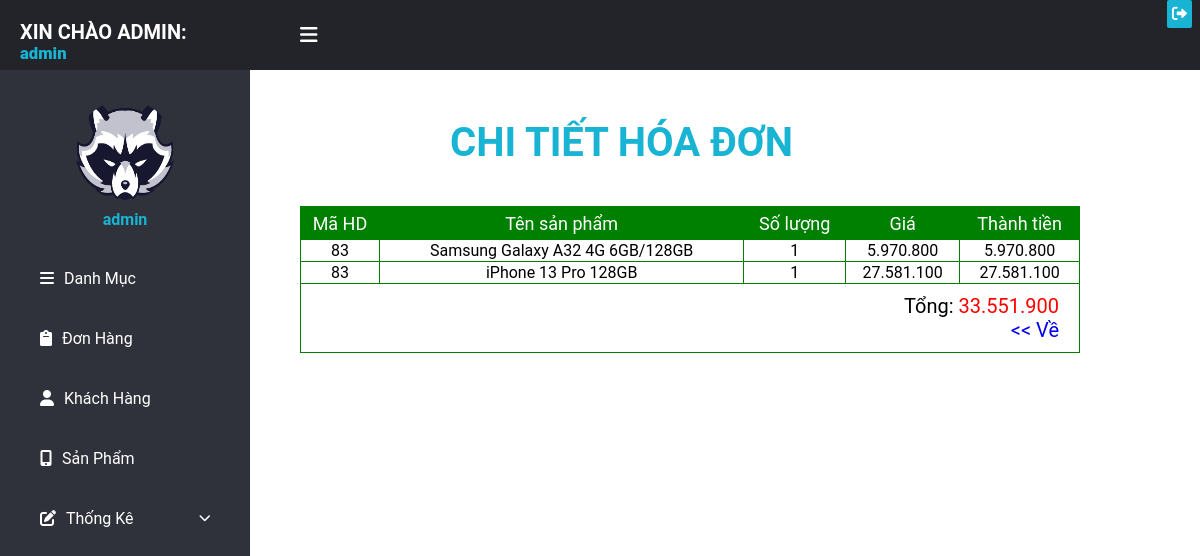
/admin/trang1.php?act=cthd&mahd=83 (signed in), run on the app's committed database.
### tables this page shows
CREATE TABLE `chitiethoadon` (
  `id_hdct` int(11) NOT NULL,
  `mahd` varchar(20) NOT NULL,
  `ten_sp` varchar(50) NOT NULL,
  `soluong` int(11) NOT NULL,
  `gia` int(11) NOT NULL,
  `ptthanhtoan` int(11) NOT NULL
);

### admin/Hoadon/chitiethoadon.php (the view)
<link rel="stylesheet" href="css/admincentent.css">
<?php
	include ('../db/ketnoi.php');
    $select = "select * from chitiethoadon where mahd={$_GET['mahd']}";
    $query = mysqli_query($con,$select);
    $dem = mysqli_num_rows($query);
?>
<div class="chitiethd">
<div class="quanlysp">
	<h3>CHI TIẾT HÓA ĐƠN</h3>
<table>
    <tr class='tieude_hienthi_sp'>
        <td>Mã HD</td>
        <td>Tên sản phẩm</td>
        <td>Số lượng</td>
        <td>Giá</td>
        <td>Thành tiền</td>
    </tr>
    <?php
			$tong=0;
    if($dem > 0){
        while ($bien = mysqli_fetch_array($query))
        {
		$thanhtien=$bien['gia']*$bien['soluong'];
		$tong+=$thanhtien;
?>
            <tr class='noidung_hienthi_sp'>
                <td class="masp_hienthi_sp"><?php  echo $bien['mahd'] ?></td>
                <td class="stt_hienthi_sp"><?php echo $bien['ten_sp'] ?></td>
				<td class="sl_hienthi_sp"><?php echo $bien['soluong'] ?></td>
				<td class="sl_hienthi_sp"><?php echo number_format($bien['gia'],0,",",".") ?></td>
				<td class="sl_hienthi_sp"><?php echo number_format($thanhtien,0,",",".") ?></td>
            </tr>
<?php
		}
	?>
		<tr>
			<td colspan=5 align="right" style="padding:10px 20px 10px 0px; font-size:20px;">Tổng: <font color="red"><?php echo number_format($tong,0,",",".") ?></font><br>
			<div class='ve'><a href='trang1.php?act=hd' >  << Về </a></div>
		</td>
		</tr>
	<?php
	}
    else echo "<tr><td colspan='6'>Không có sản phẩm trong CSDL</td></tr>";
?>
</table>
	</div>
</div>

### admin/css/admin1.css (style rules this page uses)
body { margin: 0; padding: 0; font-family: "Roboto", sans-serif; }

### admin/css/admincentent.css (style rules this page uses)
.quanlysp h3 { font-size:40px; padding-left:150px; color:#19B3D3; }
table { text-align:center; width:780px; height:auto; border-collapse:collapse; }
tr td { border:1px solid green; }
tr.tieude_hienthi_sp td { color:white; background: green; height:30px; font-size:18px; }
a { text-decoration: none; }

### data on the page
chitiethoadon: mahd "83", ten_sp "Samsung Galaxy A32 4G 6GB/128GB", soluong "1", gia "5.970.800", thanhtien "5.970.800"
chitiethoadon: mahd "83", ten_sp "iPhone 13 Pro 128GB", soluong "1", gia "27.581.100", thanhtien "27.581.100"

### other printed values
$_SESSION['username'] "admin"
$tong "33.551.900"
